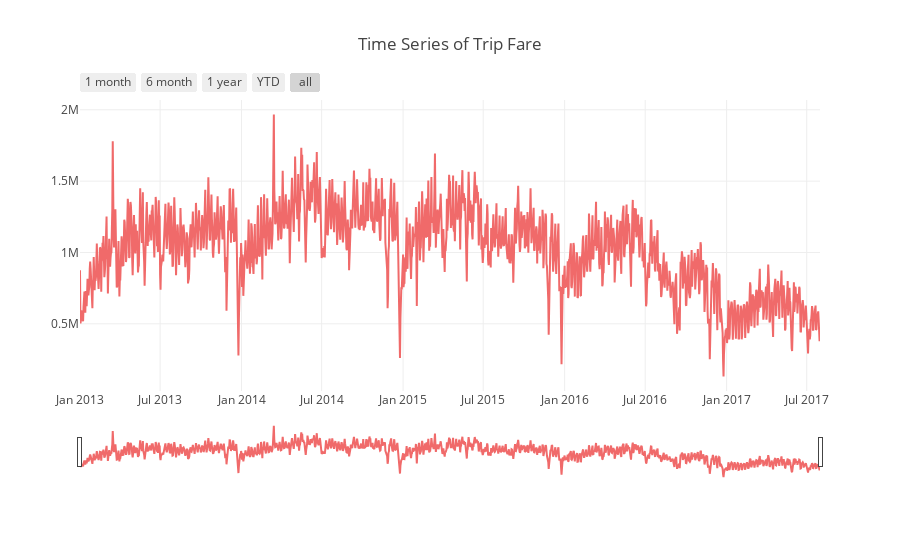

The notebook cell saved with this chart:
### Code cell
time_series_plot(fare_df, "day", "trip_total", '#F06A6A' ,"Time Series of Trip Fare")

### Figure 1 — Plotly figure (JSON) as saved in the notebook; plotly's stock layout.template omitted (floating-point values rounded to 4 significant figures; data arrays with more than 128 entries replaced by an {"elided": "..."} marker saying what was removed)
{"data": [{"line": {"color": "#F06A6A"}, "type": "scatter", "x": {"elided": "1673 str values"}, "y": {"elided": "1673 float values"}}], "layout": {"title": "Time Series of Trip Fare", "xaxis": {"rangeselector": {"buttons": [{"count": 1, "label": "1 month", "step": "month", "stepmode": "backward"}, {"count": 6, "label": "6 month", "step": "month", "stepmode": "backward"}, {"count": 1, "label": "1 year", "step": "year", "stepmode": "backward"}, {"count": 1, "label": "YTD", "step": "year", "stepmode": "todate"}, {"step": "all"}]}, "rangeslider": {}, "type": "date"}}}
